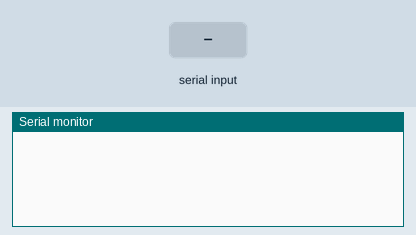
Simulated run of this sketch. Board: Arduino Uno, built with avr-gcc and run on an emulated ATmega328P. Shown: the last lines printed to the serial monitor. The inputs (shaded band) are chosen by the test bench.

Above: at 1.2 s.
1.3 s: "1" received over Serial
At 2.2 s:
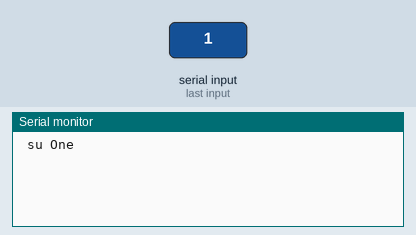
2.8 s: "2" received over Serial
At 3.4 s:
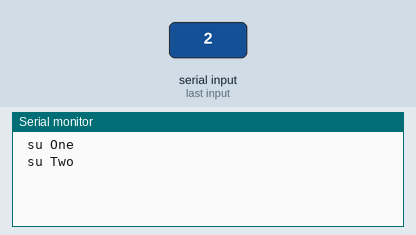

Measured:
- after the input at 1.3 s, the serial monitor: prints a new line at once (image 1)
- after the input at 2.8 s, the serial monitor: prints a new line at once (image 2)

The sketch:

test06SerialRead.ino
```cpp
int su;
void setup() {
  Serial.begin(9600);
}
void loop() {
  if(Serial.available()){
    su=Serial.read();

    if(su=='1'){
     Serial.write("\n su One \n");
    }
    if(su=='2'){
     Serial.write("\n su Two \n");
    }
  }

}
```
